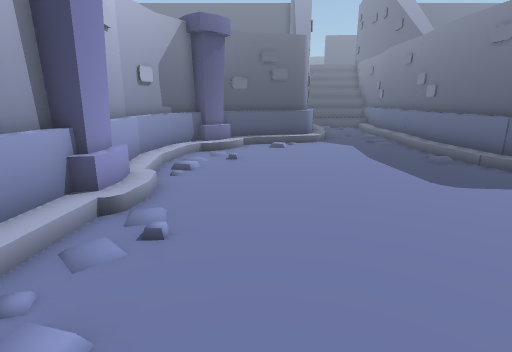
view 1 (above)

12 first-person views from a walk through a Unity game level. The camera is 1.2 m above the floor, tilts 14° down and sees 80° across. The floor is counted in squares, 0.5 m on a side. Each view is taken from the middle of a square. On the plan, view 1 faces up. The plan holds only what a view shows up to about 19 squares ahead; the rest is blank. The place goes on beyond the plan. The player character is not drawn.

view 2
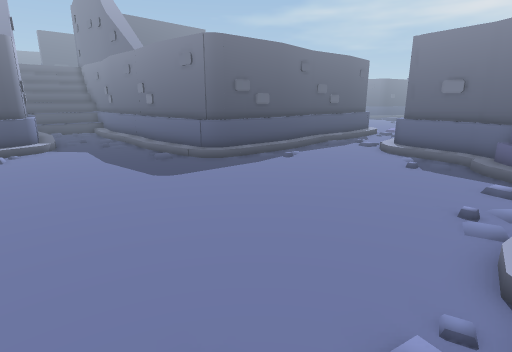

view 3
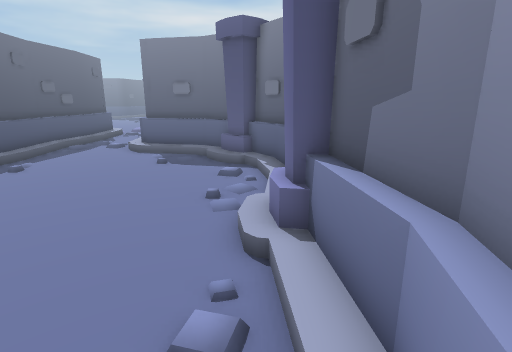

view 4
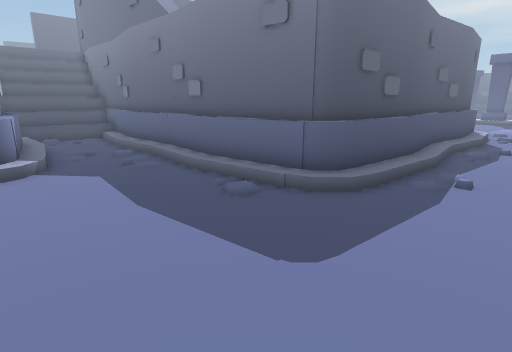

view 5
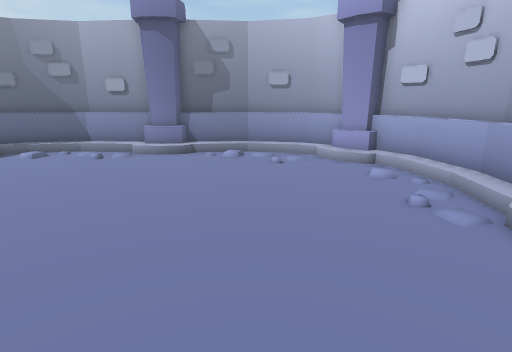

view 6
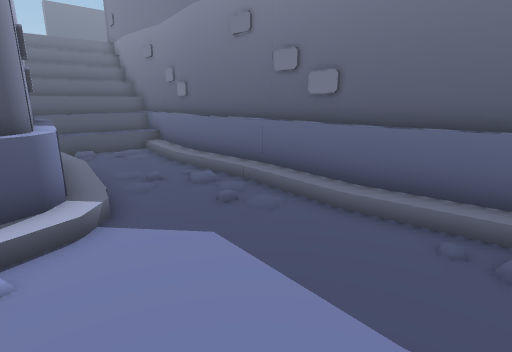

view 7
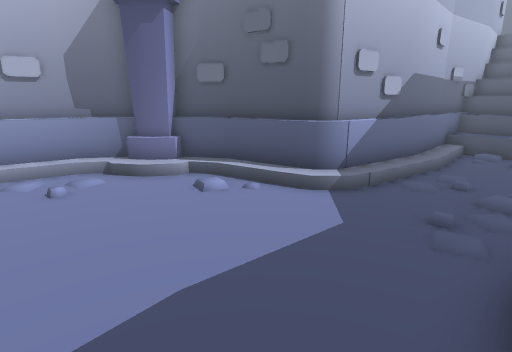

view 8
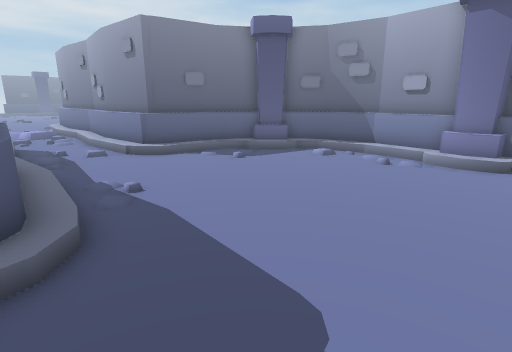

view 9
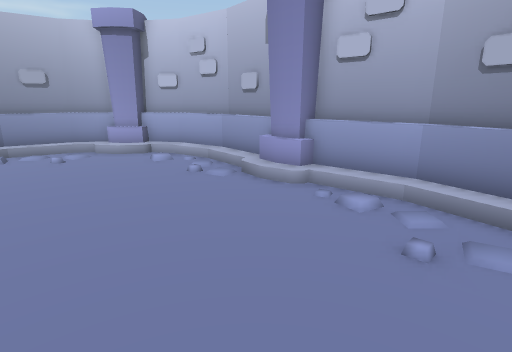

view 10
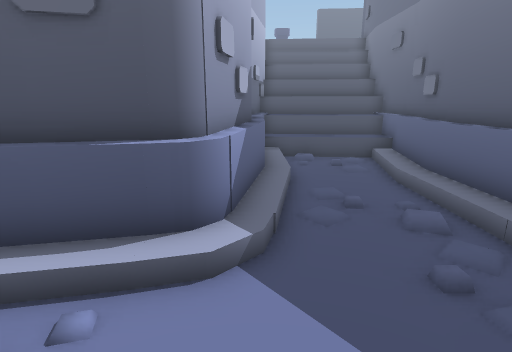

view 11
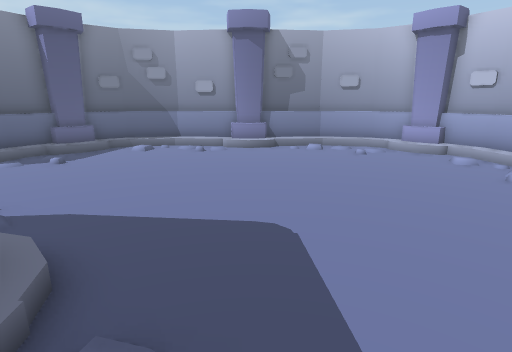

view 12
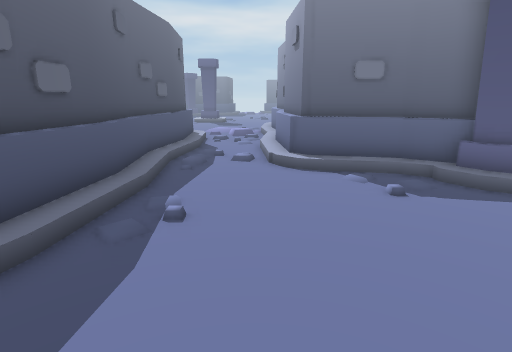

### Floor plan
Key: @ floor where view 1 was taken; # wall or solid block; . main floor; : floor 0.25 m higher than the main floor; + floor 0.5 m higher than the main floor; / step, stairs or slope; = window, fence, low wall or low ledge; ^ raised ledge.
Columns run from 5 left of view 1 to 20 right of it. Each row starts with its distance up from view 1.
 30          #     #
 29          #/////#
 28          #+////#
 27          #/////#
 26          #//../#
 25          ^//..=#
 24          #/...=#
 23          ^/...=^
 22         ##/...=^
 21         ##....=^
 20         #=....=^
 19       ###=....=#
 18    ##^#==..../##
 17    ##//....../##
 16  ###/./....../#
 15  #=//......../^
 14 #^/........../^
 13 ##/........../##
 12 #=.........../=#
 11 #=............=####  #####
 10 #=/............==##^^===##
  9 #=/.......................
  8 ##/.......................
  7 ##/.......................
  6 #=/.......................
  5 #=.....................===
  4 #=....................=###
  3 #=.................../=#
  2 ##//................./##
  1 ##/................../#
  0  #=//@............./:=#
 -1  ###/...........././###
 -2    #=//.../::/..///##
 -3    ##^#==######=####
 -4       #####  #####

Where each view was taken, in squares from view 1:
view 1: 0 up, 0 right, facing up
view 2: 2 down, 0 right, facing up-right
view 3: 2 down, 0 right, facing right
view 4: 6 up, 2 right, facing up-right
view 5: 12 up, 2 right, facing down
view 6: 12 up, 2 right, facing up-right
view 7: 11 up, 8 right, facing up-left
view 8: 11 up, 4 right, facing down-right
view 9: 14 up, 4 right, facing down-left
view 10: 14 up, 4 right, facing up
view 11: 14 up, 6 right, facing down
view 12: 6 up, 6 right, facing right
